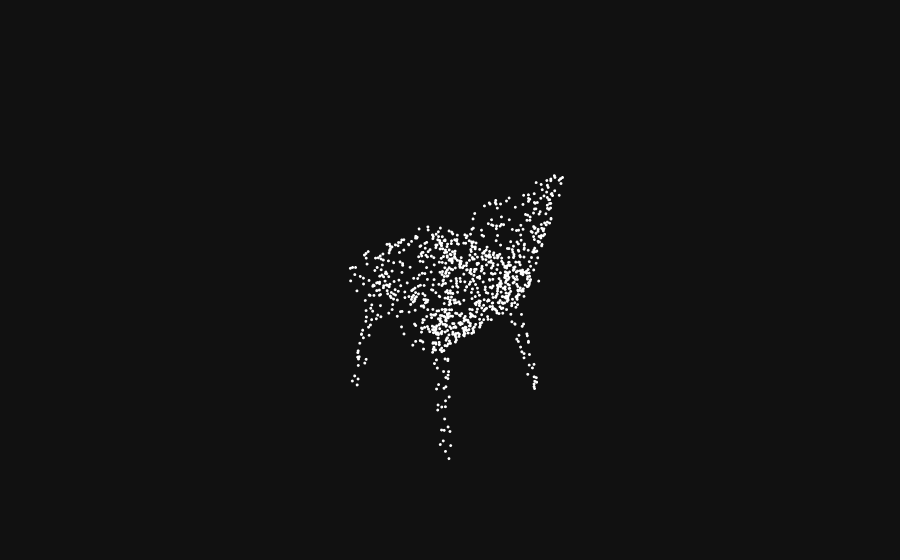

The notebook cell this image was saved under:
### Code cell
fig = go.Figure(
  data=[
    go.Scatter3d(
      x=data.pos[:,0], y=data.pos[:,1], z=data.pos[:,2],
      mode='markers',
      marker=dict(size=1, color="white"))],
  layout=dict(
    scene=dict(
      xaxis=dict(visible=False),
      yaxis=dict(visible=False),
      zaxis=dict(visible=False))))

fig.update_layout(template='plotly_dark')

fig.show()

### Figure 1 — Plotly figure (JSON) as saved in the notebook; plotly's stock layout.template omitted (floating-point values rounded to 4 significant figures; data arrays with more than 128 entries replaced by an {"elided": "..."} marker saying what was removed)
{"data": [{"marker": {"color": "white", "size": 1}, "mode": "markers", "type": "scatter3d", "x": {"elided": "1024 float values"}, "y": {"elided": "1024 float values"}, "z": {"elided": "1024 float values"}}], "layout": {"scene": {"xaxis": {"visible": false}, "yaxis": {"visible": false}, "zaxis": {"visible": false}}}}
